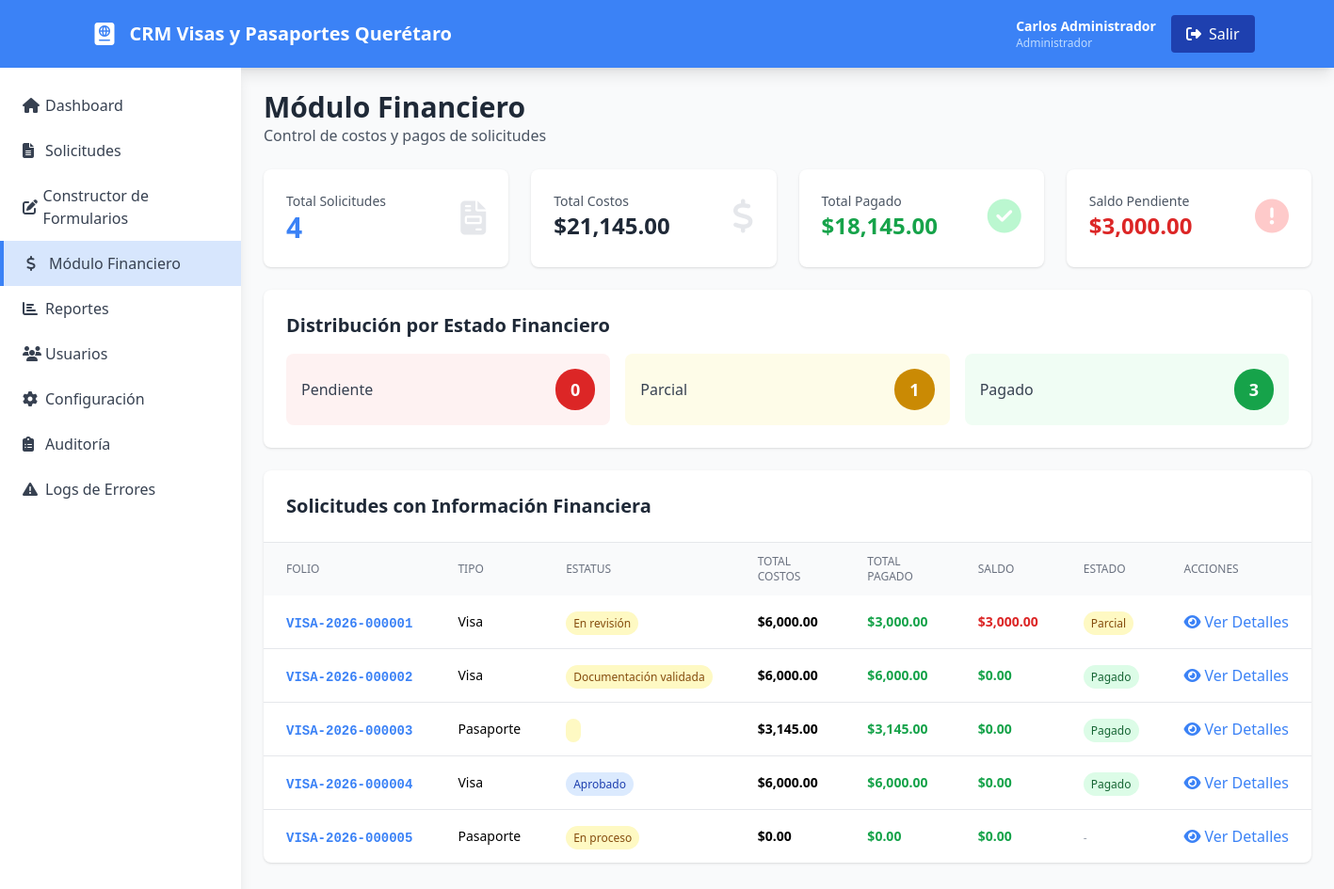
/financiero (signed in), run on the app's committed database.
### tables this page shows
CREATE TABLE `applications` (
  `id` int(11) NOT NULL AUTO_INCREMENT,
  `folio` varchar(50) NOT NULL COMMENT 'VISA-YYYY-NNNNNN',
  `form_id` int(11) NOT NULL,
  `form_version` int(11) NOT NULL,
  `type` enum('Visa','Pasaporte') NOT NULL,
  `subtype` varchar(50) DEFAULT NULL,
  `status` enum('Creado','Recepción de información y pago','En revisión','Información incompleta','Documentación validada','En proceso','Aprobado','Rechazado','Finalizado (Trámite Entregado)') DEFAULT 'Creado',
  `data_json` longtext NOT NULL COMMENT 'Datos del formulario en JSON',
  `created_by` int(11) NOT NULL,
  `created_at` timestamp NOT NULL DEFAULT CURRENT_TIMESTAMP,
  `updated_at` timestamp NOT NULL DEFAULT CURRENT_TIMESTAMP ON UPDATE CURRENT_TIMESTAMP,
  PRIMARY KEY (`id`),
  UNIQUE KEY `folio` (`folio`),
  KEY `form_id` (`form_id`),
  KEY `created_by` (`created_by`),
  KEY `status` (`status`),
  CONSTRAINT `applications_ibfk_1` FOREIGN KEY (`form_id`) REFERENCES `forms` (`id`),
  CONSTRAINT `applications_ibfk_2` FOREIGN KEY (`created_by`) REFERENCES `users` (`id`)
);

CREATE TABLE `financial_status` (
  `id` int(11) NOT NULL AUTO_INCREMENT,
  `application_id` int(11) NOT NULL,
  `total_costs` decimal(10,2) DEFAULT 0.00,
  `total_paid` decimal(10,2) DEFAULT 0.00,
  `balance` decimal(10,2) DEFAULT 0.00,
  `status` enum('Pendiente','Parcial','Pagado') DEFAULT 'Pendiente',
  `updated_at` timestamp NOT NULL DEFAULT CURRENT_TIMESTAMP ON UPDATE CURRENT_TIMESTAMP,
  PRIMARY KEY (`id`),
  UNIQUE KEY `application_id` (`application_id`),
  CONSTRAINT `financial_status_ibfk_1` FOREIGN KEY (`application_id`) REFERENCES `applications` (`id`) ON DELETE CASCADE
);

### app/controllers/BaseController.php (called while the page is built, shortened)
<?php
require_once ROOT_PATH . '/config/database.php';
class BaseController {
    public function __construct() {
        $this->db = Database::getInstance()->getConnection();
    }
    protected function view($viewName, $data = []) {
        extract($data);
        $viewFile = ROOT_PATH . '/app/views/' . $viewName . '.php';
        require_once $viewFile;
    }
}

### app/controllers/FinancialController.php (called while the page is built, shortened)
<?php
require_once ROOT_PATH . '/app/controllers/BaseController.php';
class FinancialController extends BaseController {
    public function index() {
        $page = isset($_GET['page']) ? max(1, intval($_GET['page'])) : 1;
        $limit = ITEMS_PER_PAGE;
        $offset = ($page - 1) * $limit;
        try {
            $stmt = $this->db->query("
                SELECT
                    COUNT(*) as total_applications,
                    SUM(total_costs) as total_costs,
                    SUM(total_paid) as total_paid,
                    SUM(balance) as total_balance,
                    SUM(CASE WHEN status = 'Pendiente' THEN 1 ELSE 0 END) as pending_count,
                    SUM(CASE WHEN status = 'Parcial' THEN 1 ELSE 0 END) as partial_count,
                    SUM(CASE WHEN status = 'Pagado' THEN 1 ELSE 0 END) as paid_count
                FROM financial_status
            ");
            $summary = $stmt->fetch();
            $stmt = $this->db->query("SELECT COUNT(*) as total FROM applications");
            $total = $stmt->fetch()['total'];
            $stmt = $this->db->prepare("
                SELECT a.*, u.full_name as creator_name,
                       fs.total_costs, fs.total_paid, fs.balance, fs.status as financial_status
                FROM applications a
                LEFT JOIN users u ON a.created_by = u.id
                LEFT JOIN financial_status fs ON a.id = fs.application_id
                ORDER BY a.created_at DESC
                LIMIT $limit OFFSET $offset
            ");
            $stmt->execute();
            $applications = $stmt->fetchAll();
            $totalPages = ceil($total / $limit);
            $this->view('financial/index', [
                'summary' => $summary,
                'applications' => $applications,
                'page' => $page,
                'totalPages' => $totalPages
            ]);
        } catch (PDOException $e) {
            error_log("Error en módulo financiero: " . $e->getMessage());
            $_SESSION['error'] = 'Error al cargar información financiera';
            $this->redirect('/dashboard');
        }
    }
}

### public/index.php (called while the page is built, shortened)
<?php
require_once __DIR__ . '/../config/database.php';
$router = new Router();
$uri = parse_url($_SERVER['REQUEST_URI'], PHP_URL_PATH);
$uri = '/' . trim($uri, '/');
$router->dispatch($uri);

### config/database.php (called while the page is built, shortened)
<?php
class Database {
    private static $instance = null;
    private $connection;
    private function __construct() {
        try {
            $dsn = "mysql:host=" . DB_HOST . ";dbname=" . DB_NAME . ";charset=" . DB_CHARSET;
            $options = [
                PDO::ATTR_ERRMODE => PDO::ERRMODE_EXCEPTION,
                PDO::ATTR_DEFAULT_FETCH_MODE => PDO::FETCH_ASSOC,
                PDO::ATTR_EMULATE_PREPARES => false,
            ];
            $this->connection = new PDO($dsn, DB_USER, DB_PASS, $options);
        } catch (PDOException $e) {
            error_log("Error de conexión: " . $e->getMessage());
            die("Error de conexión a la base de datos. Por favor, verifique la configuración.");
        }
    }
    public static function getInstance() {
        if (self::$instance === null) {
            self::$instance = new self();
        }
        return self::$instance;
    }
    public function getConnection() {
        return $this->connection;
    }
}

### app/views/financial/index.php (the view, shortened to what this page needs)
<div class="mb-4 md:mb-6">
    <h2 class="text-2xl md:text-3xl font-bold text-gray-800">Módulo Financiero</h2>
    <p class="text-sm md:text-base text-gray-600">Control de costos y pagos de solicitudes</p>
</div>
<div class="grid grid-cols-1 md:grid-cols-2 lg:grid-cols-4 gap-4 md:gap-6 mb-4 md:mb-6">
    <div class="bg-white rounded-lg shadow p-4 md:p-6">
        <div class="flex items-center justify-between">
            <div class="flex-1 min-w-0">
                <p class="text-gray-600 text-xs md:text-sm">Total Solicitudes</p>
                <p class="text-2xl md:text-3xl font-bold text-primary"><?= $summary['total_applications'] ?? 0 ?></p>
            </div>
            <i class="fas fa-file-invoice text-3xl md:text-4xl text-gray-200 flex-shrink-0 ml-2"></i>
        </div>
    </div>
    <div class="bg-white rounded-lg shadow p-4 md:p-6">
        <div class="flex items-center justify-between">
            <div class="flex-1 min-w-0">
                <p class="text-gray-600 text-xs md:text-sm">Total Costos</p>
                <p class="text-lg md:text-2xl font-bold text-gray-800 truncate">$<?= number_format($summary['total_costs'] ?? 0, 2) ?></p>
            </div>
            <i class="fas fa-dollar-sign text-3xl md:text-4xl text-gray-200 flex-shrink-0 ml-2"></i>
        </div>
    </div>
    <div class="bg-white rounded-lg shadow p-4 md:p-6">
        <div class="flex items-center justify-between">
            <div class="flex-1 min-w-0">
                <p class="text-gray-600 text-xs md:text-sm">Total Pagado</p>
                <p class="text-lg md:text-2xl font-bold text-green-600 truncate">$<?= number_format($summary['total_paid'] ?? 0, 2) ?></p>
            </div>
            <i class="fas fa-check-circle text-3xl md:text-4xl text-green-200 flex-shrink-0 ml-2"></i>
        </div>
    </div>
    <div class="bg-white rounded-lg shadow p-4 md:p-6">
        <div class="flex items-center justify-between">
            <div class="flex-1 min-w-0">
                <p class="text-gray-600 text-xs md:text-sm">Saldo Pendiente</p>
                <p class="text-lg md:text-2xl font-bold text-red-600 truncate">$<?= number_format($summary['total_balance'] ?? 0, 2) ?></p>
            </div>
            <i class="fas fa-exclamation-circle text-3xl md:text-4xl text-red-200 flex-shrink-0 ml-2"></i>
        </div>
    </div>
</div>
<div class="bg-white rounded-lg shadow p-4 md:p-6 mb-4 md:mb-6">
    <h3 class="text-lg md:text-xl font-bold text-gray-800 mb-4">Distribución por Estado Financiero</h3>
    <div class="grid grid-cols-1 md:grid-cols-3 gap-4">
        <div class="flex items-center justify-between p-4 bg-red-50 rounded-lg">
            <span class="font-medium text-gray-700 text-sm md:text-base">Pendiente</span>
            <span class="bg-red-600 text-white px-3 md:px-4 py-1 md:py-2 rounded-full text-base md:text-lg font-bold">
                <?= $summary['pending_count'] ?? 0 ?>
            </span>
        </div>
        <div class="flex items-center justify-between p-4 bg-yellow-50 rounded-lg">
            <span class="font-medium text-gray-700 text-sm md:text-base">Parcial</span>
            <span class="bg-yellow-600 text-white px-3 md:px-4 py-1 md:py-2 rounded-full text-base md:text-lg font-bold">
                <?= $summary['partial_count'] ?? 0 ?>
            </span>
        </div>
        <div class="flex items-center justify-between p-4 bg-green-50 rounded-lg">
            <span class="font-medium text-gray-700">Pagado</span>
            <span class="bg-green-600 text-white px-4 py-2 rounded-full text-lg font-bold">
                <?= $summary['paid_count'] ?? 0 ?>
            </span>
        </div>
    </div>
</div>
<div class="bg-white rounded-lg shadow">
    <div class="p-6 border-b border-gray-200">
        <h3 class="text-xl font-bold text-gray-800">Solicitudes con Información Financiera</h3>
    </div>
    <div class="table-container">
        <table class="w-full">
            <thead class="bg-gray-50">
                <tr>
                    <th class="px-6 py-3 text-left text-xs font-medium text-gray-500 uppercase">Folio</th>
                    <th class="px-6 py-3 text-left text-xs font-medium text-gray-500 uppercase">Tipo</th>
                    <th class="px-6 py-3 text-left text-xs font-medium text-gray-500 uppercase">Estatus</th>
                    <th class="px-6 py-3 text-left text-xs font-medium text-gray-500 uppercase">Total Costos</th>
                    <th class="px-6 py-3 text-left text-xs font-medium text-gray-500 uppercase">Total Pagado</th>
                    <th class="px-6 py-3 text-left text-xs font-medium text-gray-500 uppercase">Saldo</th>
                    <th class="px-6 py-3 text-left text-xs font-medium text-gray-500 uppercase">Estado</th>
                    <th class="px-6 py-3 text-left text-xs font-medium text-gray-500 uppercase">Acciones</th>
                </tr>
            </thead>
            <tbody class="divide-y divide-gray-200">
                <?php foreach ($applications as $app): ?>
                <tr class="hover:bg-gray-50">
                    <td class="px-6 py-4 whitespace-nowrap">
                        <span class="font-mono text-sm font-semibold text-primary">
                            <?= htmlspecialchars($app['folio']) ?>
                        </span>
                    </td>
                    <td class="px-6 py-4 whitespace-nowrap text-sm">
                        <?= htmlspecialchars($app['type']) ?>
                    </td>
                    <td class="px-6 py-4 whitespace-nowrap">
                        <span class="px-2 py-1 text-xs rounded-full <?=
                            $app['status'] === STATUS_FINALIZADO ? 'bg-green-100 text-green-800' :
                            ($app['status'] === STATUS_APROBADO ? 'bg-blue-100 text-blue-800' : 'bg-yellow-100 text-yellow-800')
                        ?>">
                            <?= htmlspecialchars($app['status']) ?>
                        </span>
                    </td>
                    <td class="px-6 py-4 whitespace-nowrap text-sm font-semibold">
                        $<?= number_format($app['total_costs'] ?? 0, 2) ?>
                    </td>
                    <td class="px-6 py-4 whitespace-nowrap text-sm font-semibold text-green-600">
                        $<?= number_format($app['total_paid'] ?? 0, 2) ?>
                    </td>
                    <td class="px-6 py-4 whitespace-nowrap text-sm font-semibold <?= ($app['balance'] ?? 0) > 0 ? 'text-red-600' : 'text-green-600' ?>">
                        $<?= number_format($app['balance'] ?? 0, 2) ?>
                    </td>
                    <td class="px-6 py-4 whitespace-nowrap">
                        <?php if ($app['financial_status']): ?>
                        <span class="px-2 py-1 text-xs rounded-full font-medium <?=
                            $app['financial_status'] === FINANCIAL_PAGADO ? 'bg-green-100 text-green-800' :
                            ($app['financial_status'] === FINANCIAL_PARCIAL ? 'bg-yellow-100 text-yellow-800' : 'bg-red-100 text-red-800')
                        ?>">
                            <?= htmlspecialchars($app['financial_status']) ?>
                        </span>
                        <?php else: ?>
                        <span class="text-xs text-gray-400">-</span>
                        <?php endif; ?>
                    </td>
                    <td class="px-6 py-4 whitespace-nowrap">
                        <a href="<?= BASE_URL ?>/financiero/solicitud/<?= $app['id'] ?>"
                           class="text-primary hover:underline">
                            <i class="fas fa-eye mr-1"></i>Ver Detalles
                        </a>
                    </td>
                </tr>
                <?php endforeach; ?>
            </tbody>
        </table>
    </div>
</div>
<?php
require ROOT_PATH . '/app/views/layouts/main.php';
?>

### data on the page
applications: folio "VISA-2026-000001", type "Visa", status "En revisión", financial_status.total_costs "6,000.00", financial_status.total_paid "3,000.00", financial_status.balance "3,000.00", financial_status.status "Parcial"
applications: folio "VISA-2026-000002", type "Visa", status "Documentación validada", financial_status.total_costs "6,000.00", financial_status.total_paid "6,000.00", financial_status.balance "0.00", financial_status.status "Pagado"
applications: folio "VISA-2026-000003", type "Pasaporte", financial_status.total_costs "3,145.00", financial_status.total_paid "3,145.00", financial_status.balance "0.00", financial_status.status "Pagado"
applications: folio "VISA-2026-000004", type "Visa", status "Aprobado", financial_status.total_costs "6,000.00", financial_status.total_paid "6,000.00", financial_status.balance "0.00", financial_status.status "Pagado"
applications: folio "VISA-2026-000005", type "Pasaporte", status "En proceso", total_costs "0.00", total_paid "0.00", balance "0.00"

### other printed values
getSiteName() "CRM Visas y Pasaportes Querétaro"
$_SESSION['user_name'] "Carlos Administrador"
$_SESSION['user_role'] "Administrador"
$summary['total_applications'] "4"
$summary['total_costs'] "21,145.00"
$summary['total_paid'] "18,145.00"
$summary['total_balance'] "3,000.00"
$summary['pending_count'] "0"
$summary['partial_count'] "1"
$summary['paid_count'] "3"
